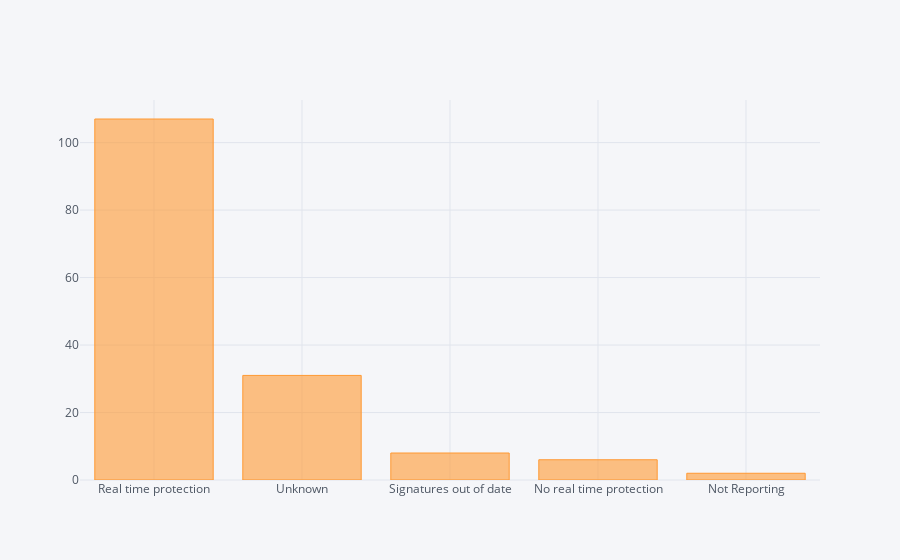

The code cell stored with this chart in its notebook:
### Code cell
# 14 - Distribution of ProtectionStatus
protection_status_df.ProtectionStatus.value_counts().iplot(kind = 'bar')

### Figure 1 — Plotly figure (JSON) as saved in the notebook; plotly's stock layout.template omitted (floating-point values rounded to 4 significant figures)
{"data": [{"marker": {"color": "rgba(255, 153, 51, 0.6)", "line": {"color": "rgba(255, 153, 51, 1.0)", "width": 1}}, "name": "ProtectionStatus", "orientation": "v", "text": "", "type": "bar", "uid": "72da0183-e92f-497e-8f10-d0187e84746f", "x": ["Real time protection", "Unknown", "Signatures out of date", "No real time protection", "Not Reporting"], "y": [107, 31, 8, 6, 2]}], "layout": {"legend": {"bgcolor": "#F5F6F9", "font": {"color": "#4D5663"}}, "paper_bgcolor": "#F5F6F9", "plot_bgcolor": "#F5F6F9", "title": {"font": {"color": "#4D5663"}}, "xaxis": {"gridcolor": "#E1E5ED", "showgrid": true, "tickfont": {"color": "#4D5663"}, "title": {"font": {"color": "#4D5663"}, "text": ""}, "zerolinecolor": "#E1E5ED"}, "yaxis": {"gridcolor": "#E1E5ED", "showgrid": true, "tickfont": {"color": "#4D5663"}, "title": {"font": {"color": "#4D5663"}, "text": ""}, "zerolinecolor": "#E1E5ED"}}}
